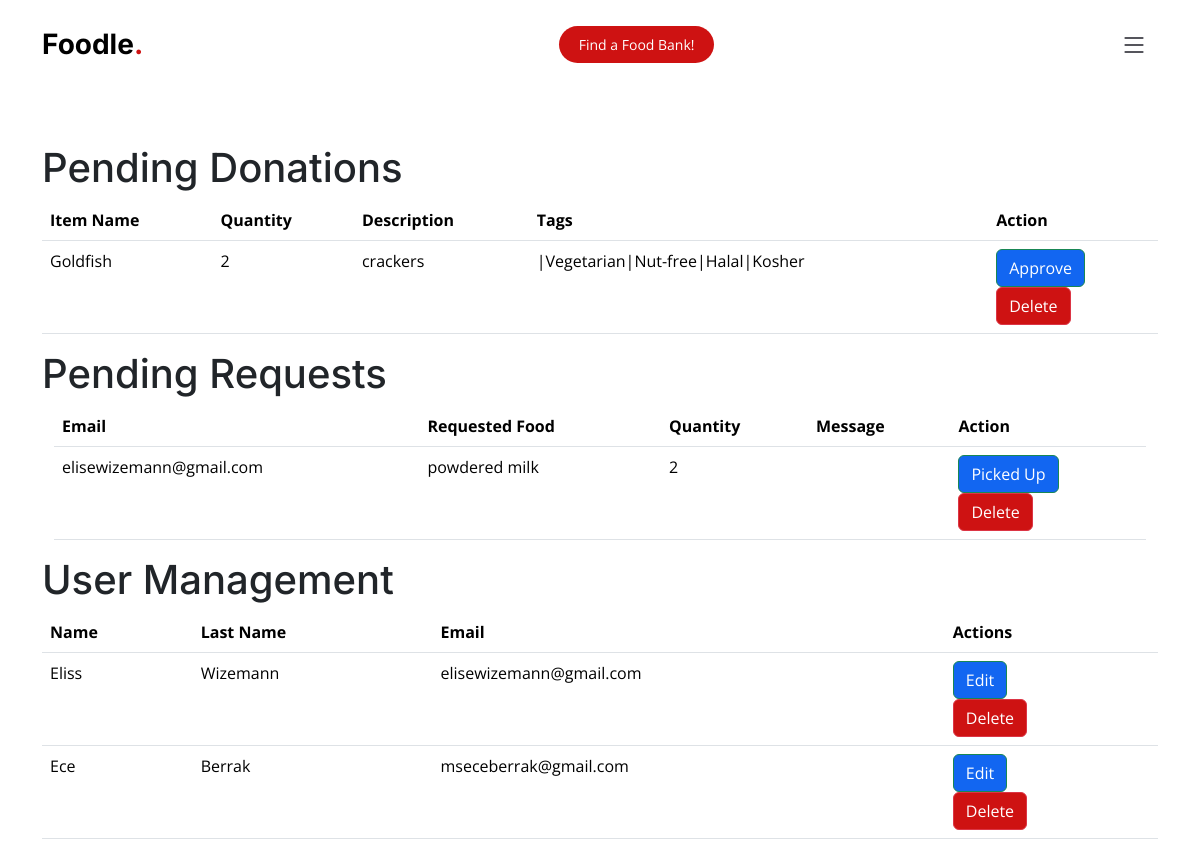
The app's page /admin (signed in), older data.
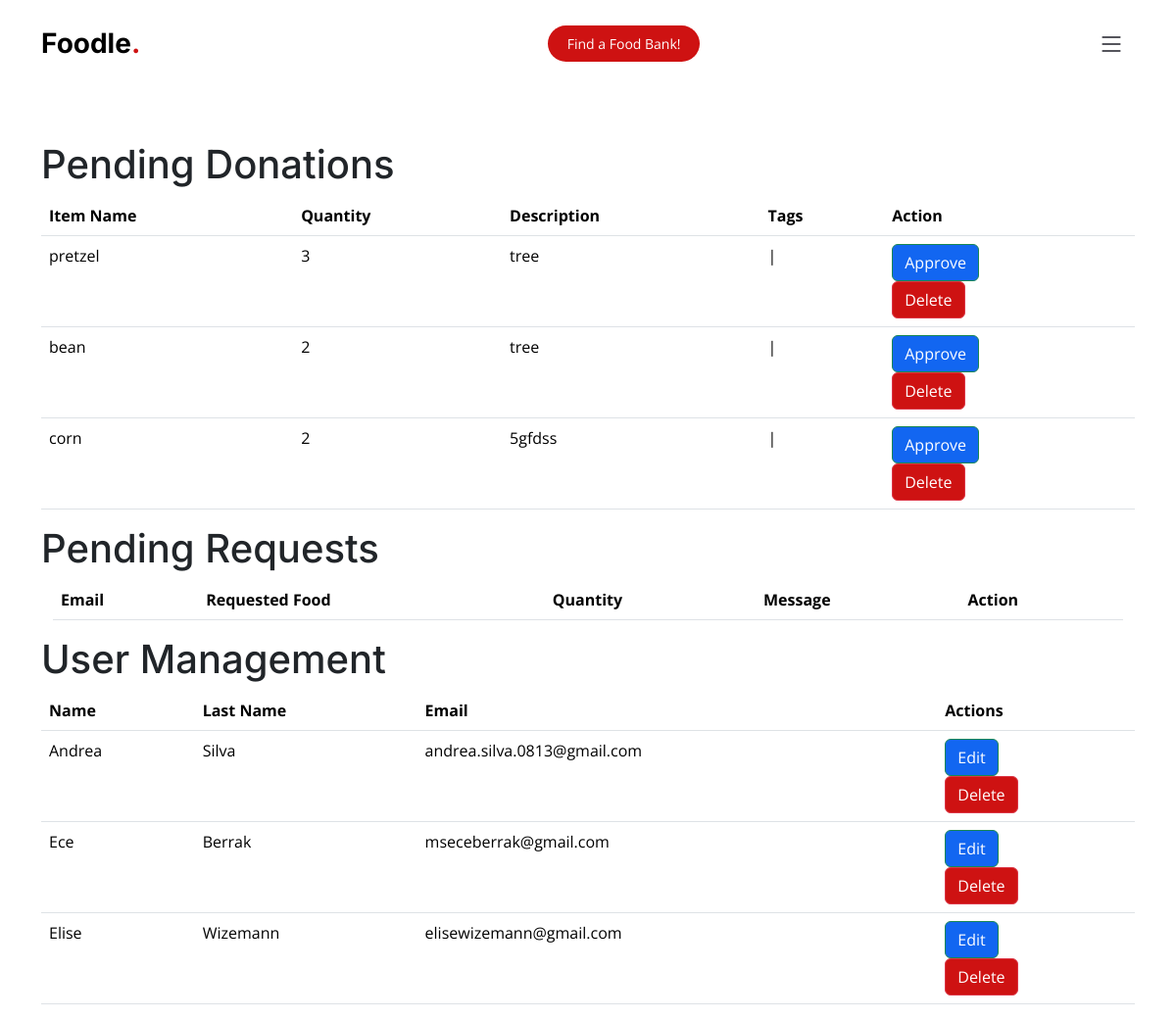
The same page, newer data.
### app.py (models this page shows, shortened)
class Donation(db.Model):
    id = db.Column(db.Integer, primary_key=True)
    user_id = db.Column(db.Integer, db.ForeignKey('user.id'))
    email = db.Column(db.String(100))
    item_name = db.Column(db.String(100), nullable=False)
    quantity = db.Column(db.Integer, nullable=False)
    description = db.Column(db.String(255))
    status = db.Column(db.String(20), default='pending')
    tags = db.Column(db.String(255))
    bank = db.Column(db.String(255))
    user = db.relationship('User', back_populates='donations')

class Request(db.Model):
    id = db.Column(db.Integer, primary_key=True)
    email = db.Column(db.String(100), nullable=False)
    item_name = db.Column(db.String(100), nullable=False)
    description = db.Column(db.String(255))
    quantity = db.Column(db.Integer, nullable=False)
    bank = db.Column(db.String(255))
    status = db.Column(db.String(20), default='pending')

class User(db.Model, UserMixin):
    id = db.Column(db.Integer, primary_key=True)
    name = db.Column(db.String(255))
    last_name = db.Column(db.String(255))
    email = db.Column(db.String(255), unique=True, nullable=False)
    password_hash = db.Column(db.String(255), nullable=False)
    email_verification_token = db.Column(db.String(255))
    is_verified = db.Column(db.Boolean, default=False)
    is_mfa_enabled = db.Column(db.Boolean, default=False)
    mfa_code = db.Column(db.String(255))
    phoneNumber = db.Column(db.String(255))
    userdonations = db.relationship('Donation', backref='donor', lazy=True)
    profile_picture = db.Column(db.LargeBinary)
    donations = db.relationship('Donation', back_populates='user')

### app.py (the view)
@app.route('/admin')
@login_required
def admin_dashboard():
    if current_user.email != 'mseceberrak@gmail.com':
        flash('You are not authorized to access this page.', 'danger')
        return redirect(url_for('index'))
    pending_donations = Donation.query.filter_by(status='pending').all()
    pending_requests = Request.query.filter_by(status='pending').all()
    users = User.query.all()
    return render_template('admin_dashboard.html', pending_donations=pending_donations, pending_requests=pending_requests, users=users)

### app.py (called while the page is built)
@login_manager.user_loader
def load_user(user_id):
    return User.query.get(int(user_id))

### templates/admin_dashboard.html (shortened to what this page needs)
{%extends "base.html"%}
{%block content%}
<br><br><br><br><br><br>
<div class="container">
<h1>Pending Donations</h1>
<table class="table">
    <thead>
        <tr>
            <th>Item Name</th>
            <th>Quantity</th>
            <th>Description</th>
            <th>Tags</th>
            <th>Action</th>
        </tr>
    </thead>
    <tbody class="table-body">
        {% for donation in pending_donations %}
        <tr class="table-row">
            <td>{{ donation.item_name }}</td>
            <td>{{ donation.quantity }}</td>
            <td>{{ donation.description }}</td>
            <td>{{ donation.tags }}</td>
            <td>
                <form method="post" action="{{ url_for('admin_approve_donation', donation_id=donation.id) }}">
                    <button type="submit" class="btn btn-success">Approve</button>
                </form>
                <form method="post" action="{{ url_for('admin_delete_donation', donation_id=donation.id) }}" onsubmit="return confirm('Are you sure you want to delete this donation?');">
                    <button type="submit" class="btn btn-danger">Delete</button>
                </form>
            </td>
        </tr>
        {% endfor %}
    </tbody>
</table>
<h1>Pending Requests</h1>
<div class="container">
    <table class="table">
        <thead>
            <tr>
                <th>Email</th>
                <th>Requested Food</th>
                <th>Quantity</th>
                <th>Message</th>
                <th>Action</th>
            </tr>
        </thead>
        <tbody >
            {% for request in pending_requests %}
            <tr class="table-row">
                <td>{{ request.email }}</td>
                <td>{{ request.item_name }}</td>
                <td>{{ request.quantity }}</td>
                <td>{{ request.message }}</td>
                <td>
                    <form method="post" action="{{ url_for('mark_request_as_picked_up', request_id=request.id) }}">
                        <button type="submit" class="btn btn-success">Picked Up</button>
                    </form>
                    <form method="post" action="{{ url_for('admin_delete_request', request_id=request.id) }}" onsubmit="return confirm('Are you sure you want to delete this request?');">
                        <button type="submit" class="btn btn-danger">Delete</button>
                    </form>
                </td>
            </tr>
            {% endfor %}
        </tbody>
    </table>
</div>
<h1>User Management</h1>
<table class="table">
    <thead>
        <tr class="table-row">
            <th>Name</th>
            <th>Last Name</th>
            <th>Email</th>
            <th>Actions</th>
        </tr>
    </thead>
    <tbody class="table-body">
        {% for user in users %}
        <tr>
            <td>{{ user.name }}</td>
            <td>{{ user.last_name }}</td>
            <td>{{ user.email }}</td>
            <td>
                <a class="btn btn-success" href="{{ url_for('admin_edit_user', user_id=user.id) }}">Edit</a>
                <form method="post" action="{{ url_for('admin_delete_user', user_id=user.id) }}" onsubmit="return confirm('Are you sure you want to delete this user?');">
                    <button type="submit" class="btn btn-danger">Delete</button>
                </form>
            </td>
        </tr>
        {% endfor %}
    </tbody>
</table>
</div>
{%endblock%}

### templates/base.html (shortened to what this page needs)
<!doctype html>
<html lang="en">
  <head>
    <link href="static/assets/vendor/bootstrap/css/bootstrap.min.css" rel="stylesheet">
    <link href="static/assets/vendor/bootstrap-icons/bootstrap-icons.css" rel="stylesheet">
    <link href="static/assets/vendor/aos/aos.css" rel="stylesheet">
    <link href="static/assets/vendor/glightbox/css/glightbox.min.css" rel="stylesheet">
    <link href="static/assets/vendor/swiper/swiper-bundle.min.css" rel="stylesheet">
    <link href="static/assets/css/main.css" rel="stylesheet">
  </head>
  <body>
    <header id="header" class="header fixed-top d-flex align-items-center">
      <div class="container d-flex align-items-center justify-content-between">
        <a href="/" class="logo d-flex align-items-center me-auto me-lg-0">
          <h1>Foodle<span>.</span></h1>
        </a>
        <a class="btn-book-a-table" href="/">Find a Food Bank!</a>
        <i class="mobile-nav-toggle mobile-nav-show bi bi-list"></i>
      </div>
    </header>
    {%block content%}
    {%endblock%}
  </body>
</html>

### static/assets/css/main.css (style rules this page uses)
.btn-danger { background-color: rgba(206, 18, 18); }
.btn-success { background-color: #1266f1; }
:root { --font-default: "Open Sans", system-ui, -apple-system, "Segoe UI", Roboto, "Helvetica Neue", Arial, "Noto Sans", "Liberation Sans", sans-serif, "Apple Color Emoji", "Segoe UI Emoji", "Segoe UI Symbol", "Noto Color Emoji"; --font-primary: "Amatic SC", sans-serif; --font-secondary: "Inter", sans-serif; }
:root { --color-default: #212529; --color-primary: #ce1212; --color-secondary: #37373f; }
:root { scroll-behavior: smooth; }
body { font-family: var(--font-default); color: var(--color-default); }
a { color: var(--color-primary); text-decoration: none; }
h1, h2, h3, h4, h5, h6 { font-family: var(--font-secondary); }
.header { background: #fff; transition: all 0.5s; z-index: 997; height: 90px; border-bottom: 1px solid #fff; }
.header .logo h1 { font-size: 28px; font-weight: 700; color: #000; margin: 0; font-family: var(--font-secondary); }
.header .logo h1 span { color: var(--color-primary); }
.header .btn-book-a-table, .header .btn-book-a-table:focus { font-size: 14px; color: #fff; background: var(--color-primary); padding: 8px 20px; margin-left: 30px; border-radius: 50px; transition: 0.3s; }
@media (max-width: 1279px) { .mobile-nav-show { color: var(--color-secondary); font-size: 28px; cursor: pointer; line-height: 0; transition: 0.5s; z-index: 9999; margin: 0 10px 0 20px; } }

Row changes from the older to the newer data that the page shows:
removed Request: email "elisewizemann@gmail.com", item_name "powdered milk", quantity "2"
now on this page (row edited): Donation: item_name "pretzel", quantity "3", description "tree", tags "|"
changed Donation: item_name "Goldfish" → "bean"; description "crackers" → "tree"; tags "|Vegetarian|Nut-free|Halal|Kosher" → "|"
added Donation: item_name "corn", quantity "2", description "5gfdss", tags "|"
changed User: name "Eliss" → "Andrea"; last_name "Wizemann" → "Silva"; email "elisewizemann@gmail.com" → "andrea.silva.0813@gmail.com"
added User: name "Elise", last_name "Wizemann", email "elisewizemann@gmail.com"
